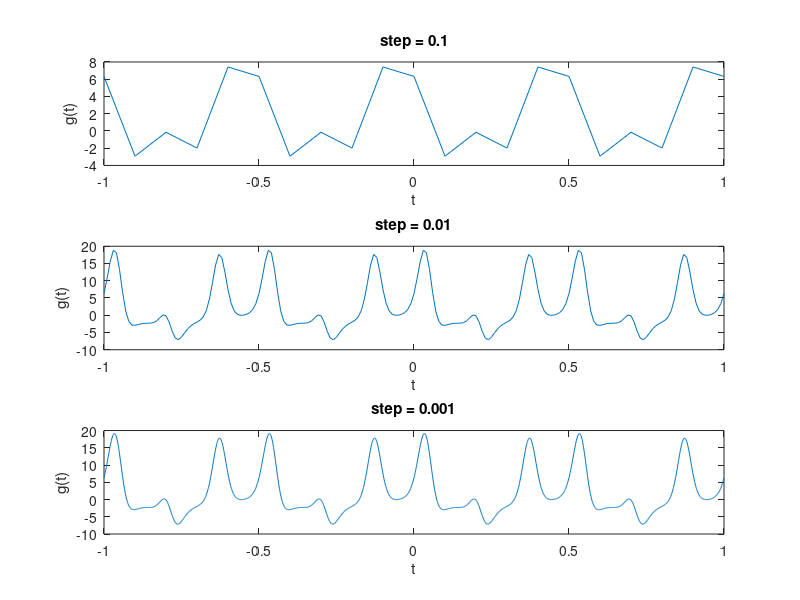

Here is the MATLAB script that generated this plot:
g = @(t)3*pi*sin(8*pi*t+1.3).*cos(4*pi*t-0.8).*exp(sin(12*pi*t));
t1=-1:0.1:1;
t2=-1:0.01:1;
t3=-1:0.001:1;

figure(1)
subplot(311)
plot(t1,g(t1))
xlabel('t')
ylabel('g(t)')
title('step = 0.1')

subplot(312)
plot(t2,g(t2))
xlabel('t')
ylabel('g(t)')
title('step = 0.01')

subplot(313)
plot(t3,g(t3))
xlabel('t')
ylabel('g(t)')
title('step = 0.001')